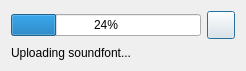
<?xml version="1.0" encoding="UTF-8"?>
<ui version="4.0">
 <class>UploadingDialog</class>
 <widget class="QDialog" name="UploadingDialog">
  <property name="geometry">
   <rect>
    <x>0</x>
    <y>0</y>
    <width>246</width>
    <height>71</height>
   </rect>
  </property>
  <property name="windowTitle">
   <string>Information</string>
  </property>
  <layout class="QGridLayout" name="gridLayout">
   <item row="0" column="0">
    <widget class="QProgressBar" name="progressBar">
     <property name="value">
      <number>24</number>
     </property>
    </widget>
   </item>
   <item row="0" column="1">
    <widget class="QPushButton" name="pushCancel">
     <property name="minimumSize">
      <size>
       <width>28</width>
       <height>28</height>
      </size>
     </property>
     <property name="maximumSize">
      <size>
       <width>28</width>
       <height>28</height>
      </size>
     </property>
     <property name="text">
      <string/>
     </property>
     <property name="icon">
      <iconset resource="../../resources.qrc">
       <normaloff>:/icons/close.svg</normaloff>:/icons/close.svg</iconset>
     </property>
    </widget>
   </item>
   <item row="1" column="0" colspan="2">
    <widget class="QLabel" name="labelProcess">
     <property name="text">
      <string>Uploading soundfont...</string>
     </property>
    </widget>
   </item>
  </layout>
 </widget>
 <resources>
  <include location="../../resources.qrc"/>
 </resources>
 <connections/>
</ui>
